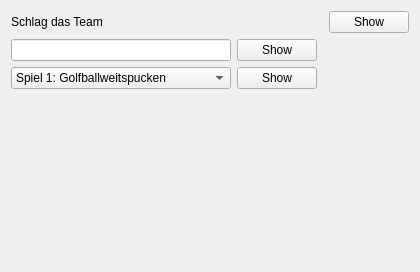
      <widget class="QWidget" name="tabLogo">
       <attribute name="title">
        <string>Logo</string>
       </attribute>
       <layout class="QVBoxLayout" name="verticalLayout_3">
        <item>
         <layout class="QGridLayout" name="gridLayout_3">
          <item row="0" column="0">
           <widget class="QLabel" name="labelSchlagdasTeam">
            <property name="text">
             <string>Schlag das Team</string>
            </property>
           </widget>
          </item>
          <item row="0" column="2" colspan="2">
           <spacer name="horizontalSpacer_3">
            <property name="orientation">
             <enum>Qt::Horizontal</enum>
            </property>
            <property name="sizeHint" stdset="0">
             <size>
              <width>40</width>
              <height>20</height>
             </size>
            </property>
           </spacer>
          </item>
          <item row="0" column="4">
           <widget class="QPushButton" name="pushButtonShowLogo">
            <property name="text">
             <string>Show</string>
            </property>
           </widget>
          </item>
          <item row="1" column="0" colspan="2">
           <widget class="QLineEdit" name="lineEditCustomMessage"/>
          </item>
          <item row="1" column="2">
           <widget class="QPushButton" name="pushButtonShowCustom">
            <property name="text">
             <string>Show</string>
            </property>
           </widget>
          </item>
          <item row="2" column="0" colspan="2">
           <widget class="QComboBox" name="comboBoxGameName">
            <item>
             <property name="text">
              <string>Spiel 1: Golfballweitspucken</string>
             </property>
            </item>
            <item>
             <property name="text">
              <string>Spiel 2: Kistentauziehen</string>
             </property>
            </item>
            <item>
             <property name="text">
              <string>Spiel 3: Verbales Pingp Png</string>
             </property>
            </item>
            <item>
             <property name="text">
              <string>Spiel 4: Würfeln</string>
             </property>
            </item>
            <item>
             <property name="text">
              <string>Spiel 5: Kistenklettern</string>
             </property>
            </item>
            <item>
             <property name="text">
              <string>Spiel 6: Nageln</string>
             </property>
            </item>
            <item>
             <property name="text">
              <string>Spiel 7: Bandsalat</string>
             </property>
            </item>
            <item>
             <property name="text">
              <string>Spiel 8: Ritterkampf</string>
             </property>
            </item>
            <item>
             <property name="text">
              <string>Spiel 9: Münztreffer</string>
             </property>
            </item>
            <item>
             <property name="text">
              <string>Spiel 10: Blamieren oder kassieren</string>
             </property>
            </item>
           </widget>
          </item>
          <item row="2" column="2">
           <widget class="QPushButton" name="pushButtonShowGameName">
            <property name="text">
             <string>Show</string>
            </property>
           </widget>
          </item>
         </layout>
        </item>
        <item>
         <spacer name="verticalSpacer_2">
          <property name="orientation">
           <enum>Qt::Vertical</enum>
          </property>
          <property name="sizeHint" stdset="0">
           <size>
            <width>20</width>
            <height>172</height>
           </size>
          </property>
         </spacer>
        </item>
       </layout>
      </widget>
